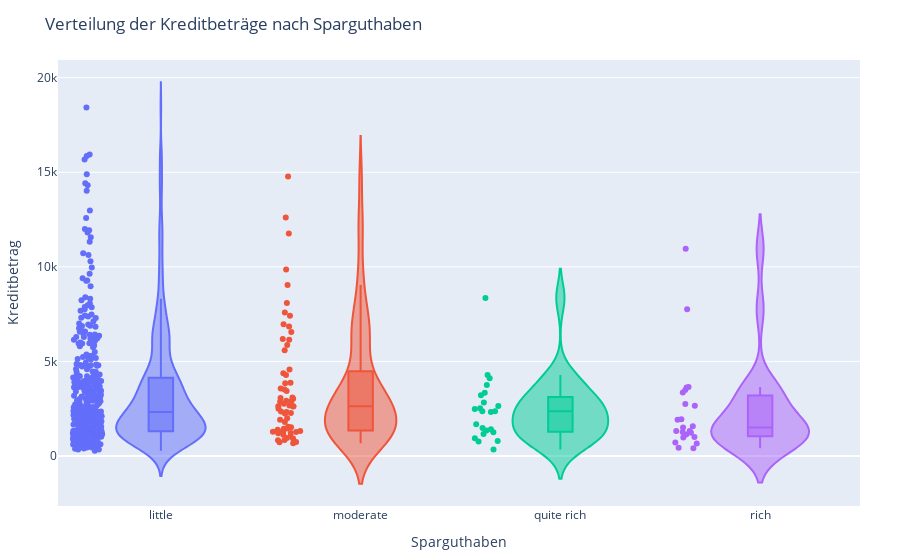

Notebook cell for this chart:
### Markdown cell above
Die Mehrheit der Kredite bewegt sich im niedrigen bis mittleren Bereich, junge Kreditnehmer sind stärker vertreten, und hohe Kredite gehen meist mit langen Laufzeiten einher.

### Code cell
fig6 = px.violin(
    df,
    x="Saving accounts",
    y="Credit amount",
    box=True,      
    points="all",        
    color="Saving accounts",
    title="Verteilung der Kreditbeträge nach Sparguthaben",
    labels={"Saving accounts": "Sparguthaben", "Credit amount": "Kreditbetrag"}
)

fig6.update_layout(showlegend=False, margin=dict(l=40, r=40, t=60, b=40))
fig6

### Figure 1 — Plotly figure (JSON) as saved in the notebook; plotly's stock layout.template omitted (floating-point values rounded to 4 significant figures; data arrays with more than 128 entries replaced by an {"elided": "..."} marker saying what was removed)
{"data": [{"alignmentgroup": "True", "box": {"visible": true}, "hovertemplate": "Sparguthaben=%{x}<br>Kreditbetrag=%{y}<extra></extra>", "legendgroup": "little", "marker": {"color": "#636efa"}, "name": "little", "offsetgroup": "little", "orientation": "v", "points": "all", "scalegroup": "True", "showlegend": true, "type": "violin", "x": {"elided": "412 str values"}, "x0": " ", "xaxis": "x", "y": {"elided": "412 int values"}, "y0": " ", "yaxis": "y"}, {"alignmentgroup": "True", "box": {"visible": true}, "hovertemplate": "Sparguthaben=%{x}<br>Kreditbetrag=%{y}<extra></extra>", "legendgroup": "moderate", "marker": {"color": "#EF553B"}, "name": "moderate", "offsetgroup": "moderate", "orientation": "v", "points": "all", "scalegroup": "True", "showlegend": true, "type": "violin", "x": ["moderate", "moderate", "moderate", "moderate", "moderate", "moderate", "moderate", "moderate", "moderate", "moderate", "moderate", "moderate", "moderate", "moderate", "moderate", "moderate", "moderate", "moderate", "moderate", "moderate", "moderate", "moderate", "moderate", "moderate", "moderate", "moderate", "moderate", "moderate", "moderate", "moderate", "moderate", "moderate", "moderate", "moderate", "moderate", "moderate", "moderate", "moderate", "moderate", "moderate", "moderate", "moderate", "moderate", "moderate", "moderate", "moderate", "moderate", "moderate", "moderate", "moderate", "moderate", "moderate", "moderate", "moderate", "moderate", "moderate", "moderate", "moderate", "moderate", "moderate", "moderate", "moderate", "moderate", "moderate"], "x0": " ", "xaxis": "x", "y": [1282, 1804, 5866, 6187, 12612, 2249, 2622, 1449, 3566, 6967, 1288, 3512, 674, 3844, 3031, 951, 2767, 3878, 7582, 727, 7408, 14782, 11760, 3092, 1037, 9034, 1323, 1126, 1216, 6850, 1203, 2631, 1995, 2278, 1553, 931, 2671, 741, 1240, 3441, 1437, 8086, 5595, 9857, 2862, 2631, 2896, 1377, 2503, 6560, 6148, 4380, 4280, 2325, 841, 836, 1382, 2359, 1919, 3069, 1514, 1264, 2923, 4576], "y0": " ", "yaxis": "y"}, {"alignmentgroup": "True", "box": {"visible": true}, "hovertemplate": "Sparguthaben=%{x}<br>Kreditbetrag=%{y}<extra></extra>", "legendgroup": "quite rich", "marker": {"color": "#00cc96"}, "name": "quite rich", "offsetgroup": "quite rich", "orientation": "v", "points": "all", "scalegroup": "True", "showlegend": true, "type": "violin", "x": ["quite rich", "quite rich", "quite rich", "quite rich", "quite rich", "quite rich", "quite rich", "quite rich", "quite rich", "quite rich", "quite rich", "quite rich", "quite rich", "quite rich", "quite rich", "quite rich", "quite rich", "quite rich", "quite rich", "quite rich", "quite rich", "quite rich", "quite rich"], "x0": " ", "xaxis": "x", "y": [2647, 1158, 1352, 1410, 1680, 4281, 2366, 766, 338, 3213, 3758, 2326, 939, 2360, 2828, 790, 2483, 1480, 8358, 3349, 4113, 2520, 1258], "y0": " ", "yaxis": "y"}, {"alignmentgroup": "True", "box": {"visible": true}, "hovertemplate": "Sparguthaben=%{x}<br>Kreditbetrag=%{y}<extra></extra>", "legendgroup": "rich", "marker": {"color": "#ab63fa"}, "name": "rich", "offsetgroup": "rich", "orientation": "v", "points": "all", "scalegroup": "True", "showlegend": true, "type": "violin", "x": ["rich", "rich", "rich", "rich", "rich", "rich", "rich", "rich", "rich", "rich", "rich", "rich", "rich", "rich", "rich", "rich", "rich", "rich", "rich", "rich", "rich", "rich", "rich"], "x0": " ", "xaxis": "x", "y": [409, 1913, 1007, 1318, 709, 7758, 1577, 10961, 666, 2745, 2659, 1136, 983, 1512, 3622, 3357, 3496, 3651, 433, 1275, 1941, 1322, 1231], "y0": " ", "yaxis": "y"}], "layout": {"legend": {"title": {"text": "Sparguthaben"}, "tracegroupgap": 0}, "margin": {"b": 40, "l": 40, "r": 40, "t": 60}, "showlegend": false, "title": {"text": "Verteilung der Kreditbeträge nach Sparguthaben"}, "violinmode": "overlay", "xaxis": {"anchor": "y", "categoryarray": ["little", "moderate", "quite rich", "rich"], "categoryorder": "array", "domain": [0, 1], "title": {"text": "Sparguthaben"}}, "yaxis": {"anchor": "x", "domain": [0, 1], "title": {"text": "Kreditbetrag"}}}}
